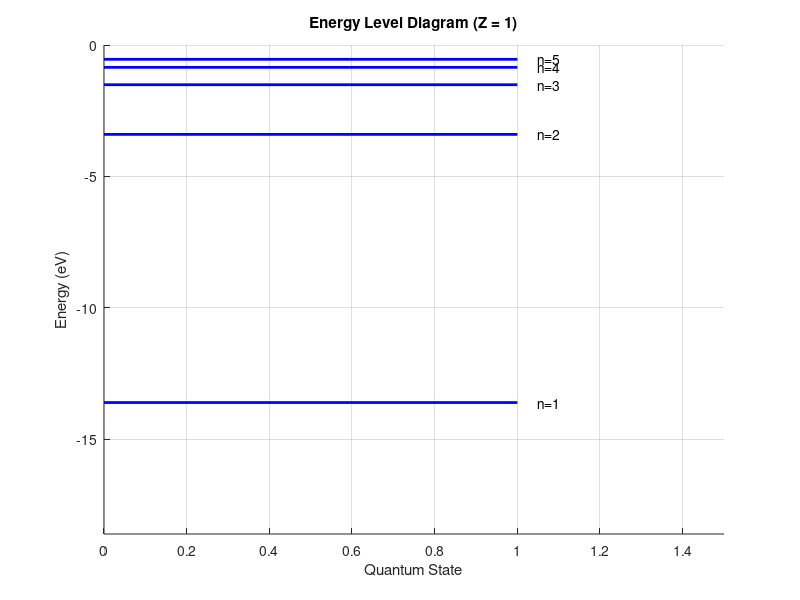

MATLAB code for this plot:
%% Input parameters
Z = 1;                      % Atomic number (1 for H, 2 for He+, etc.)
n_levels = 5;               % Number of energy levels to compute (n=1 to n_levels)
R = 1.097e7;                % Rydberg constant (m^-1)
hc = 1240;                  % h*c (eV*nm) for wavelength conversion

%% Compute energy levels (E_n)
n = 1:n_levels;
En = -13.6 * Z^2 ./ (n.^2); % Energy levels in eV

%% Display energy levels
fprintf('Energy Levels (Z = %d):\n', Z);
fprintf('n\tE_n (eV)\n');
for i = 1:n_levels
    fprintf('%d\t%.2f\n', n(i), En(i));
end

%% Plot energy level diagram
figure;
for i = 1:n_levels
    % Horizontal lines for levels
    line([0 1], [En(i) En(i)], 'Color', 'b', 'LineWidth', 2); 
    text(1.05, En(i), sprintf('n=%d', n(i)), 'FontSize', 10);
end
xlim([0 1.5]);
ylim([min(En)-5, 0]);
xlabel('Quantum State');
ylabel('Energy (eV)');
title(sprintf('Energy Level Diagram (Z = %d)', Z));
grid on;

%% Calculate transition wavelengths (Balmer series example: n_i = 2)
n_i = 2; % Lower level (Balmer series)
n_u = 3:n_levels; % Upper levels
lambda = 1 ./ (R * Z^2 * (1/n_i^2 - 1./n_u.^2)) * 1e9; % Wavelengths in nm

%% Display transitions
fprintf('\nBalmer Series Transitions (n_i = 2):\n');
fprintf('n_u → n_i\tλ (nm)\t\tΔE (eV)\n');
for i = 1:length(n_u)
    deltaE = En(n_u(i)) - En(n_i);
    fprintf('%d → %d\t\t%.1f\t\t%.2f\n', n_u(i), n_i, lambda(i), deltaE);
end
